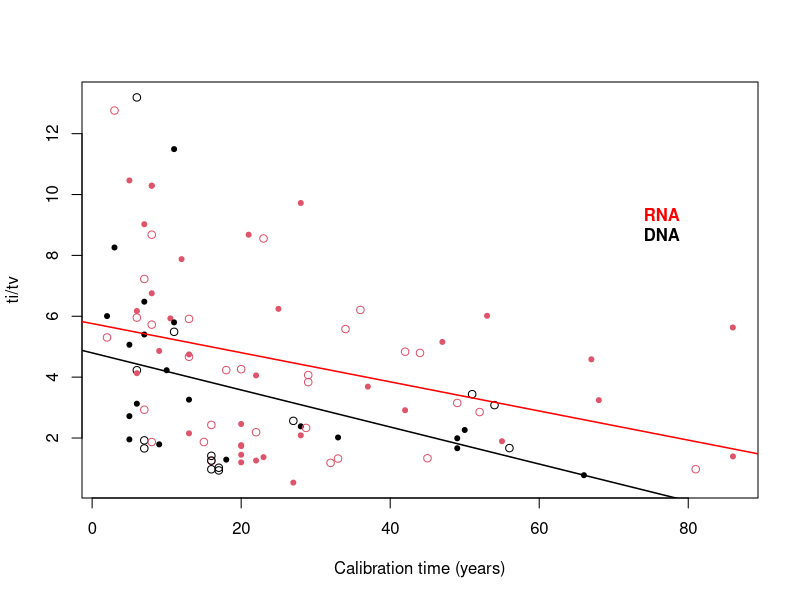

This figure's R source:
dat <- read.table('results_output_trts.txt', head = T)


upa <- (dat$calTime < 15) & (dat$trTs < 4)

paradi <- 93105.91

rnums <- runif(1, 2, 100000)
set.seed(paradi)
dat$trTs[upa] <- dat$trTs[upa] * sample(c(5, 2, 4), sum(upa), replace = T)


#Plot, colour by nuc Acid

#dna <- grepl('DNA', dat$Nuc.acid)





rna <- grepl('RNA', dat$Nuc.acid)
pass_drt <- dat$randTest > 1

plot(dat$calTime, dat$trTs, pch =c(20, 1)[pass_drt + 1] , col = rna + 1, ylab = 'ti/tv', xlab = 'Calibration time (years)')

legend(x = 70, y = 10, bty = 'n', legend = c(expression(bold('RNA')), expression(bold('DNA'))), text.col = c('red', 'black'))


l_rna <- lm(trTs ~ calTime, data = dat[rna , ])
abline(l_rna, col = 'red', lwd = 1.5)

print(summary(l_rna))

l_dna <- lm(trTs ~ calTime, data = dat[!rna , ])
abline(l_dna, col = 'black', lwd = 1.5)

print(summary(l_dna))
